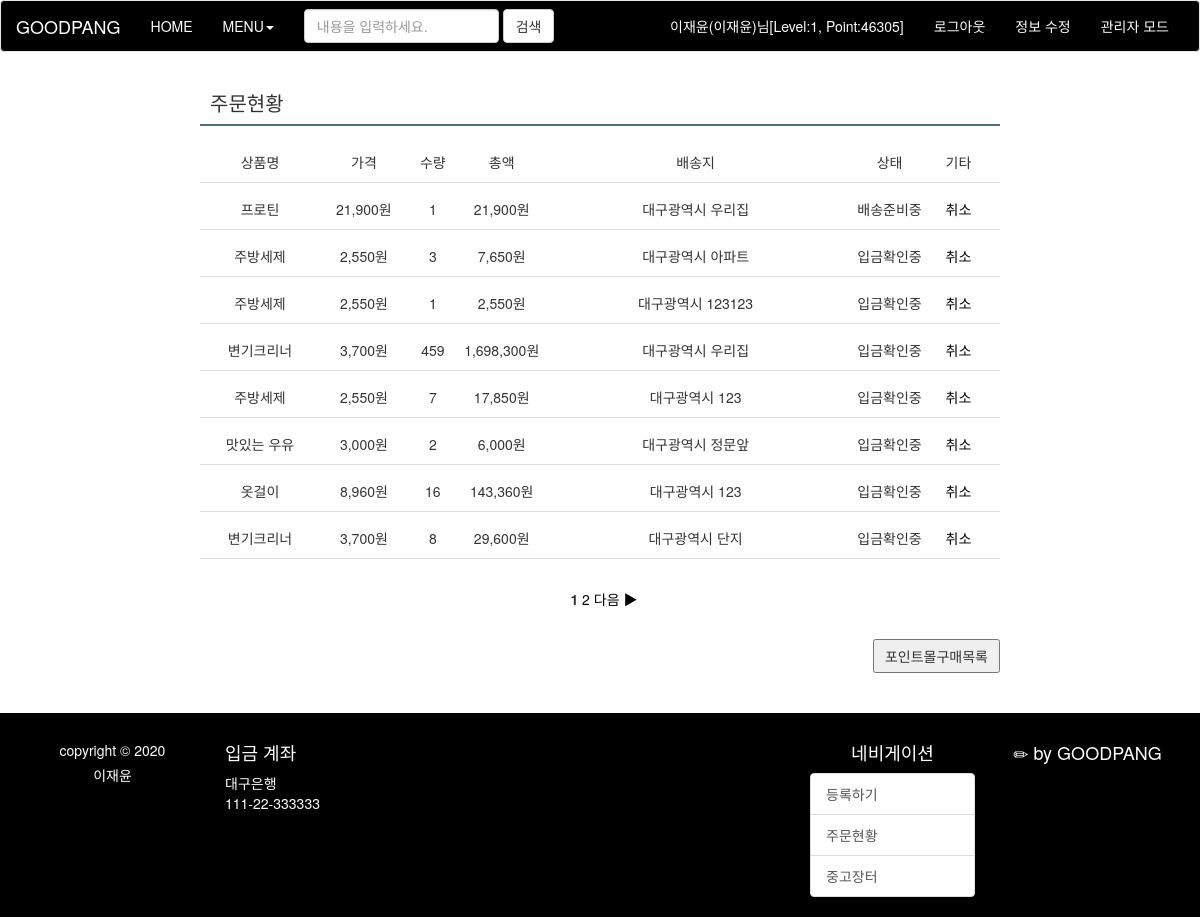
The page /final-project-final/order_list.php (signed in) on the database its author committed.
### tables this page shows
CREATE TABLE `order_my` (
  `num` int(11) NOT NULL,
  `id` char(15) NOT NULL,
  `name` char(10) NOT NULL,
  `product_name` char(200) NOT NULL,
  `price` int(11) NOT NULL,
  `count` int(11) NOT NULL,
  `totalmoney` int(11) NOT NULL,
  `address` varchar(30) NOT NULL,
  `address2` varchar(30) NOT NULL,
  `order_check` char(20) NOT NULL
);

### final-project-final/order_list.php (the view, shortened to what this page needs)
<!DOCTYPE html>
<html>
<head>
<link rel="stylesheet" type="text/css" href="./css/common.css">
<link rel="stylesheet" type="text/css" href="./css/order.css">
<link rel="stylesheet" href="./css/bootstrap.min.css">
<link rel="stylesheet" href="./css/bar.css">
</head>
<body>
<header>
    <?php include "header.php";?>
</header>
<section>
   	<div id="order_box">
	    <h3>
	    	주문현황
		</h3>
	    <ul id="order_list">
				<li>
					<span class="col1">상품명</span>
          <span class="col2">가격</span>
          <span class="col3">수량</span>
					<span class="col4">총액</span>
          <span class="col5">배송지</span>
          <span class="col6">상태</span>
          <span class="col7">기타</span>
				</li>
<?php
	if (isset($_GET["page"]))
		$page = $_GET["page"];
	else
		$page = 1;
	$con = mysqli_connect("localhost", "user1", "12345", "goodpang");
	$sql = "select * from order_my where id='$_SESSION[userid]' order by num desc";
	$result = mysqli_query($con, $sql);
	$total_record = mysqli_num_rows($result);
	$scale = 8;
	if ($total_record % $scale == 0)
		$total_page = floor($total_record/$scale);
	else
		$total_page = floor($total_record/$scale) + 1;
	$start = ($page - 1) * $scale;
   for ($i=$start; $i<$start+$scale && $i < $total_record; $i++)
   {
      mysqli_data_seek($result, $i);
      $row = mysqli_fetch_array($result);
	    $num            = $row["num"];
	    $product_name   = $row["product_name"];
      $count           = $row["count"];
      $price          = $row["price"];
      $totalmoney     = $row["totalmoney"];
      $address     = $row["address"];
      $address2     = $row["address2"];
      $order_check     = $row["order_check"];
?>
				<li>
					<span class="col1" align="center"><?=$product_name?></a></span>
          <span class="col2"><?=number_format($price)?>원</span>
					<span class="col3"><?=$count?></span>
					<span class="col4"><?=number_format($totalmoney)?>원</span>
          <span class="col5"><?=$address?>&nbsp<?=$address2?></span>
          <span class="col6"><?=$order_check?></span>
          <span class="col7"><a href="order_delete.php?num=<?=$num?>&page=<?=$page?>">취소</a></span>
				</li>
<?php
   }
?>
	    	</ul>
			<ul id="page_num">
<?php
	if ($total_page>=2 && $page >= 2)
	{
		$new_page = $page-1;
		echo "<li><a href='order_list.php?page=$new_page'>◀ 이전</a> </li>";
	}
	else
		echo "<li>&nbsp;</li>";
   	for ($i=1; $i<=$total_page; $i++)
   	{
		if ($page == $i)
		{
			echo "<li><b> $i </b></li>";
		}
		else
		{
			echo "<li><a href='order_list.php?page=$i'> $i </a><li>";
		}
   	}
   	if ($total_page>=2 && $page != $total_page)
   	{
		$new_page = $page+1;
		echo "<li> <a href='order_list.php?page=$new_page'>다음 ▶</a> </li>";
	}
	else
		echo "<li>&nbsp;</li>";
?>
			</ul>
      <ul class="buttons">
					<button onclick="location.href='order_list_end.php'">포인트몰구매목록</button>
			</ul>
	</div>
</section>
<footer style="background-color: #000000; color: #ffffff">
    <?php include "footer.php";?>
</footer>
</body>
</html>

### final-project-final/css/common.css (style rules this page uses)
* { padding: 0; margin: 0; }
body { font-family: "돋움"; font-size: 14px; }
ul { list-style-type: none; }

### final-project-final/css/order.css (style rules this page uses)
#order_box { position: relative; width: 800px; margin: 0 auto; }
#order_box h3 { margin-top: 30px; padding: 10px; border-bottom: solid 2px #516e7f; font-size: 20px; }
#order_box .buttons { text-align: right; margin: 20px 0 40px 0; }
#order_box .buttons button { padding: 5px 10px; cursor: pointer; }
#order_list li { padding:10px 0; border-bottom: solid 1px #dddddd; }
#order_list span { display: inline-block; vertical-align:-webkit-baseline-middle; text-align: center; }
#order_list .col1 { width: 120px; }
#order_list .col2 { width: 80px; }
#order_list .col3 { width: 50px; }
#order_list .col4 { width: 80px; }
#order_list .col5 { width: 300px; }
#order_list .col6 { width: 80px; }
#order_list .col7 { width: 50px; }
#page_num { text-align: center; margin: 30px 0 }
#page_num li { display: inline; }

### final-project-final/css/bar.css (style rules this page uses)
* { font-family: :'Nanum Gothic'; }
a { color: #000000; text-decoration: none; }

### rows shown on the page
order_my: product_name "프로틴", price "21,900", count "1", totalmoney "21,900", address "대구광역시", address2 "우리집", order_check "배송준비중"
order_my: product_name "주방세제", price "2,550", count "3", totalmoney "7,650", address "대구광역시", address2 "아파트", order_check "입금확인중"
order_my: product_name "주방세제", price "2,550", count "1", totalmoney "2,550", address "대구광역시", address2 "123123", order_check "입금확인중"
order_my: product_name "변기크리너", price "3,700", count "459", totalmoney "1,698,300", address "대구광역시", address2 "우리집", order_check "입금확인중"
order_my: product_name "주방세제", price "2,550", count "7", totalmoney "17,850", address "대구광역시", address2 "123", order_check "입금확인중"
order_my: product_name "맛있는 우유", price "3,000", count "2", totalmoney "6,000", address "대구광역시", address2 "정문앞", order_check "입금확인중"
order_my: product_name "옷걸이", price "8,960", count "16", totalmoney "143,360", address "대구광역시", address2 "123", order_check "입금확인중"
order_my: product_name "변기크리너", price "3,700", count "8", totalmoney "29,600", address "대구광역시", address2 "단지", order_check "입금확인중"

### other values the page prints
$logged "이재윤(이재윤)님[Level:1, Point:46305]"
